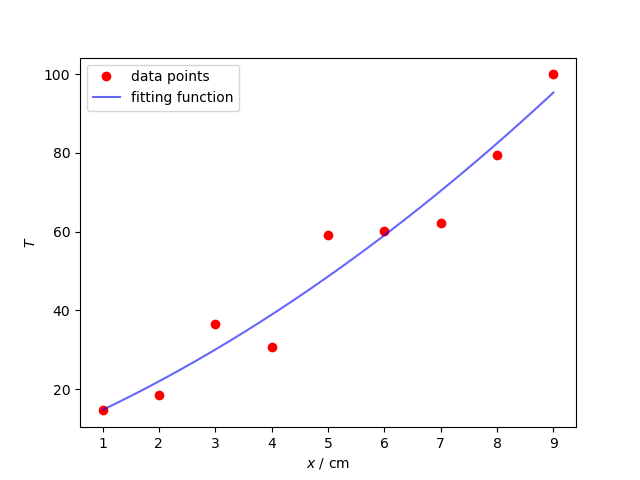

The script that drew this image:
# python 3.8.13
# least_squares_method_version1.py

# Created on Oct 15 11:25:30 2022
# version: 1.0
# @author: yinchaoyang
# --- utf-8 ---

# Using the P-V data to obtain constant a and b 
# with the least-squares "parabolic-line fitting" method.

import numpy as np
import matplotlib.pyplot as plt


T = np.array([14.6, 18.5, 36.6, 30.8, 59.2, 60.1, 62.2, 79.4, 99.9])
X = np.array([1.0, 2.0, 3.0, 4.0, 5.0, 6.0, 7.0, 8.0, 9.0])

def parabolic_fitting(T, X):

    matrixA = np.array([
        len(X),    sum(X),    sum(X**2),
        sum(X),    sum(X**2), sum(X**3),
        sum(X**2), sum(X**3), sum(X**4),
    ]).reshape((3, 3))
    matrixB = np.array([
        sum(T),
        sum(T * X),
        sum(T * (X**2)),
    ]).reshape((3, 1))

    u, s, v_T = np.linalg.svd(matrixA)
    s = np.diag(s)
    s_inv = np.linalg.inv(s)

    x = v_T.T @ s_inv @ (u.T) @ matrixB

    a = float(x[0])
    b = float(x[1])
    c = float(x[2])
    return a, b, c

if __name__ == '__main__':
    a, b, c = parabolic_fitting(T, X)
    print("a =", a)
    print('b =', b)
    print("c =", c)

    # Plot the result.
    x1 = X
    y1 = T
    plt.plot(x1, y1, 'or', label="data points")
    x2 = np.linspace(X[0], X[-1], 200)
    y2 = (a + b * x2 + c * x2**2)
    plt.plot(x2, y2, 'b', label="fitting function", alpha=0.6)
    plt.xlabel("$x$ / cm")
    plt.ylabel("$T$")
    plt.legend(loc="best")
    plt.show()
